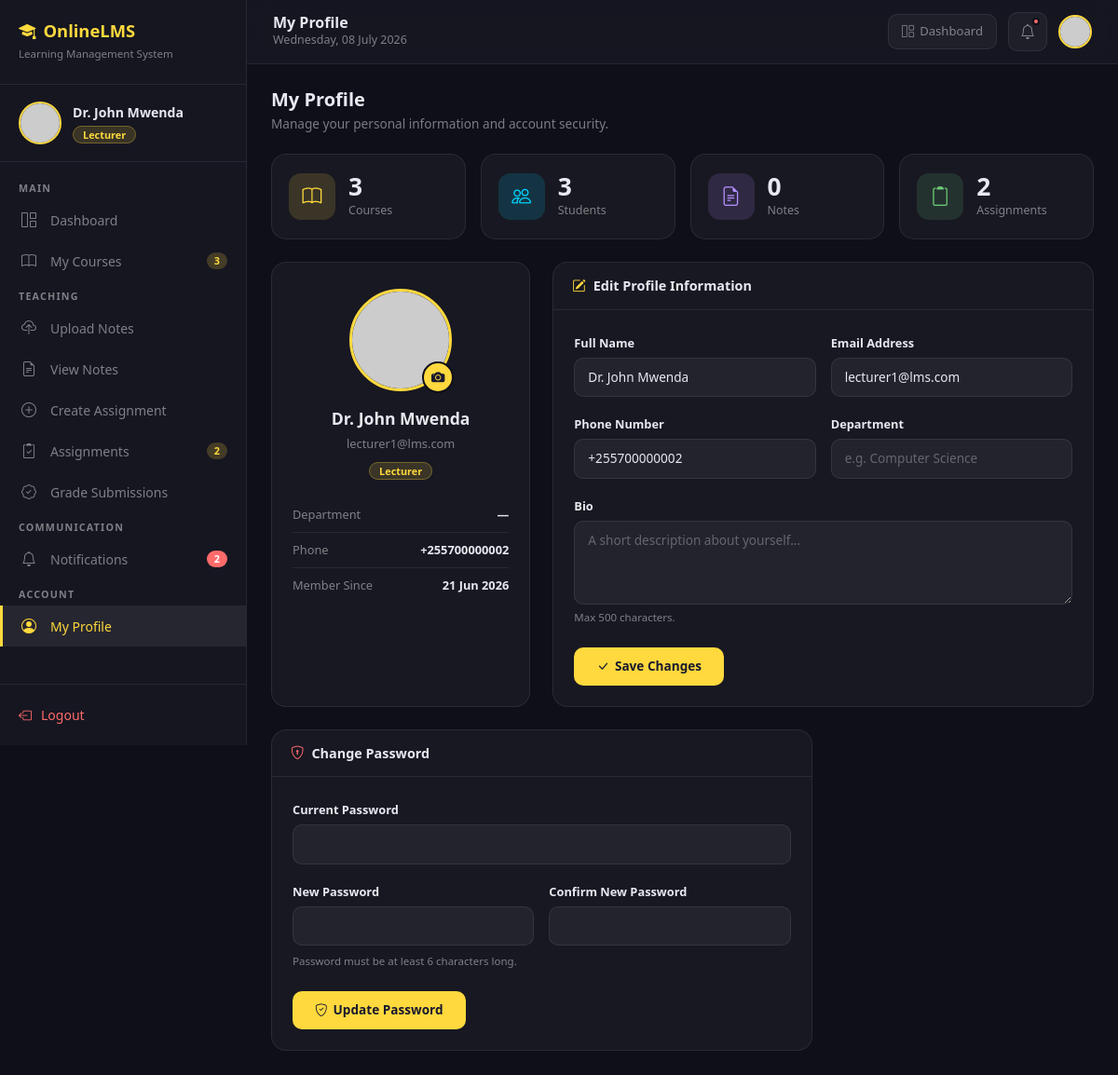
Page /lecturer/profile.php (signed in) on the committed database.
### tables this page shows
CREATE TABLE `users` (
  `id` int(11) NOT NULL,
  `name` varchar(100) NOT NULL,
  `email` varchar(150) NOT NULL,
  `password` varchar(255) NOT NULL,
  `role` enum('admin','lecturer','student') NOT NULL DEFAULT 'student',
  `profile_picture` varchar(255) DEFAULT 'profile-default.png',
  `phone` varchar(20) DEFAULT NULL,
  `status` enum('active','inactive','suspended') DEFAULT 'active',
  `created_at` timestamp NOT NULL DEFAULT current_timestamp(),
  `updated_at` timestamp NOT NULL DEFAULT current_timestamp() ON UPDATE current_timestamp()
);

### lecturer/profile.php (the view, shortened to what this page needs)
<?php
require_once '../includes/db_connection.php';
$lecturer_id   = $_SESSION['user_id'];
$lecturer_name = $_SESSION['user_name'];
$fetch_stmt = mysqli_prepare($conn, "SELECT * FROM users WHERE id = ?");
mysqli_stmt_bind_param($fetch_stmt, "i", $lecturer_id);
mysqli_stmt_execute($fetch_stmt);
$lecturer = mysqli_fetch_assoc(mysqli_stmt_get_result($fetch_stmt));
$courses_count = mysqli_fetch_assoc(
    mysqli_query($conn, "SELECT COUNT(*) as total FROM courses
                          WHERE lecturer_id = '$lecturer_id' AND status = 'active'")
)['total'];
$notes_count = mysqli_fetch_assoc(
    mysqli_query($conn, "SELECT COUNT(*) as total FROM notes
                          WHERE uploaded_by = '$lecturer_id' AND status = 'active'")
)['total'];
$assignments_count = mysqli_fetch_assoc(
    mysqli_query($conn, "SELECT COUNT(*) as total FROM assignments
                          WHERE created_by = '$lecturer_id' AND status = 'active'")
)['total'];
$notifications_count = mysqli_fetch_assoc(
    mysqli_query($conn, "SELECT COUNT(*) as total FROM notifications n
                          LEFT JOIN notification_reads nr ON n.id = nr.notification_id
                              AND nr.user_id = '$lecturer_id'
                          WHERE (n.target_role = 'lecturer' OR n.target_role = 'all')
                          AND nr.id IS NULL")
)['total'];
$students_count = mysqli_fetch_assoc(
    mysqli_query($conn, "SELECT COUNT(DISTINCT ce.student_id) as total
                          FROM course_enrollments ce
                          INNER JOIN courses c ON ce.course_id = c.id
                          WHERE c.lecturer_id = '$lecturer_id'
                          AND ce.status = 'enrolled'")
)['total'];
?>
<!DOCTYPE html>
<html lang="en">
<head>
    <link rel="stylesheet" href="https://cdn.jsdelivr.net/npm/bootstrap@5.3.0/dist/css/bootstrap.min.css">
    <link rel="stylesheet" href="https://cdn.jsdelivr.net/npm/bootstrap-icons@1.10.5/font/bootstrap-icons.css">
</head>
<body>
<aside class="sidebar" id="sidebar">
    <div class="sidebar-brand">
        <h5><i class="bi bi-mortarboard-fill me-2"></i>OnlineLMS</h5>
        <span>Learning Management System</span>
    </div>
    <div class="sidebar-profile">
        <img src="../uploads/profiles/<?= htmlspecialchars($lecturer['profile_picture'] ?? '') ?>"
             onerror="this.src='https://ui-avatars.com/api/?name=<?= urlencode($lecturer_name) ?>&background=ffd93d&color=1a1a2e&size=46'"
             alt="Profile">
        <div>
            <div class="name"><?= htmlspecialchars($lecturer_name) ?></div>
            <span class="role-badge">Lecturer</span>
        </div>
    </div>
    <nav class="sidebar-nav">
        <div class="nav-section">Main</div>
        <a href="dashboard.php">
            <i class="bi bi-grid-1x2"></i> Dashboard
        </a>
        <a href="courses.php">
            <i class="bi bi-book"></i> My Courses
            <?php if ($courses_count > 0): ?>
                <span class="nav-badge yellow"><?= $courses_count ?></span>
            <?php endif; ?>
        </a>
        <div class="nav-section">Teaching</div>
        <a href="upload_notes.php">
            <i class="bi bi-cloud-upload"></i> Upload Notes
        </a>
        <a href="view_notes.php">
            <i class="bi bi-file-earmark-text"></i> View Notes
        </a>
        <a href="create_assignment.php">
            <i class="bi bi-plus-circle"></i> Create Assignment
        </a>
        <a href="view_assignments.php">
            <i class="bi bi-clipboard2-check"></i> Assignments
            <?php if ($assignments_count > 0): ?>
                <span class="nav-badge yellow"><?= $assignments_count ?></span>
            <?php endif; ?>
        </a>
        <a href="grade_submissions.php">
            <i class="bi bi-patch-check"></i> Grade Submissions
        </a>
        <div class="nav-section">Communication</div>
        <a href="notifications.php">
            <i class="bi bi-bell"></i> Notifications
            <?php if ($notifications_count > 0): ?>
                <span class="nav-badge"><?= $notifications_count ?></span>
            <?php endif; ?>
        </a>
        <div class="nav-section">Account</div>
        <a href="profile.php" class="active">
            <i class="bi bi-person-circle"></i> My Profile
        </a>
    </nav>
    <div class="sidebar-footer">
        <a href="../logout.php"
           onclick="return confirm('Are you sure you want to logout?')">
            <i class="bi bi-box-arrow-left"></i> Logout
        </a>
    </div>
</aside>
<div class="main-content">
    <div class="topbar">
        <div class="d-flex align-items-center gap-3">
            <div class="topbar-left">
                <h6>My Profile</h6>
                <p><?= date('l, d F Y') ?></p>
            </div>
        </div>
        <div class="topbar-right">
            <a href="dashboard.php" class="topbar-btn d-none d-md-flex">
                <i class="bi bi-grid-1x2"></i> Dashboard
            </a>
            <a href="notifications.php" class="notif-btn">
                <i class="bi bi-bell"></i>
                <?php if ($notifications_count > 0): ?>
                    <span class="notif-dot"></span>
                <?php endif; ?>
            </a>
            <a href="profile.php" style="text-decoration:none;">
                <img src="../uploads/profiles/<?= htmlspecialchars($lecturer['profile_picture'] ?? '') ?>"
                     onerror="this.src='https://ui-avatars.com/api/?name=<?= urlencode($lecturer_name) ?>&background=ffd93d&color=1a1a2e&size=36'"
                     style="width:36px;height:36px;border-radius:50%;object-fit:cover;border:2px solid var(--accent);">
            </a>
        </div>
    </div>
    <div class="page-body">
        <div class="page-header">
            <div>
                <h4>My Profile</h4>
                <p>Manage your personal information and account security.</p>
            </div>
        </div>
        <div class="row g-3 mb-4">
            <div class="col-6 col-lg-3">
                <a href="courses.php" class="stat-card">
                    <div class="stat-icon si-yellow"><i class="bi bi-book"></i></div>
                    <div class="stat-info">
                        <h3><?= $courses_count ?></h3>
                        <p>Courses</p>
                    </div>
                </a>
            </div>
            <div class="col-6 col-lg-3">
                <a href="courses.php" class="stat-card">
                    <div class="stat-icon si-blue"><i class="bi bi-people"></i></div>
                    <div class="stat-info">
                        <h3><?= $students_count ?></h3>
                        <p>Students</p>
                    </div>
                </a>
            </div>
            <div class="col-6 col-lg-3">
                <a href="view_notes.php" class="stat-card">
                    <div class="stat-icon si-purple"><i class="bi bi-file-earmark-text"></i></div>
                    <div class="stat-info">
                        <h3><?= $notes_count ?></h3>
                        <p>Notes</p>
                    </div>
                </a>
            </div>
            <div class="col-6 col-lg-3">
                <a href="view_assignments.php" class="stat-card">
                    <div class="stat-icon si-green"><i class="bi bi-clipboard2"></i></div>
                    <div class="stat-info">
                        <h3><?= $assignments_count ?></h3>
                        <p>Assignments</p>
                    </div>
                </a>
            </div>
        </div>
        <form method="POST" action="profile.php" enctype="multipart/form-data">
            <div class="row g-4 mb-4">
                <div class="col-lg-4">
                    <div class="section-card">
                        <div class="section-body text-center">
                            <div class="profile-avatar-wrapper">
                                <img id="avatarPreview"
                                     src="../uploads/profiles/<?= htmlspecialchars($lecturer['profile_picture'] ?? '') ?>"
                                     onerror="this.src='https://ui-avatars.com/api/?name=<?= urlencode($lecturer_name) ?>&background=ffd93d&color=1a1a2e&size=110'"
                                     alt="Profile picture">
                                <label class="avatar-upload-btn" title="Change photo">
                                    <i class="bi bi-camera-fill"></i>
                                </label>
                            </div>
                            <div class="profile-name"><?= htmlspecialchars($lecturer_name) ?></div>
                            <div class="profile-email"><?= htmlspecialchars($lecturer['email'] ?? '') ?></div>
                            <div class="profile-role-wrap">
                                <span class="role-badge">Lecturer</span>
                            </div>
                            <div class="info-row">
                                <span>Department</span>
                                <span><?= htmlspecialchars($lecturer['department'] ?? '—') ?></span>
                            </div>
                            <div class="info-row">
                                <span>Phone</span>
                                <span><?= htmlspecialchars($lecturer['phone'] ?? '—') ?></span>
                            </div>
                            <div class="info-row">
                                <span>Member Since</span>
                                <span>
                                    <?= isset($lecturer['created_at'])
                                        ? date('d M Y', strtotime($lecturer['created_at']))
                                        : '—' ?>
                                </span>
                            </div>
                        </div>
                    </div>
                </div>
                <div class="col-lg-8">
                    <div class="section-card">
                        <div class="section-header">
                            <h6><i class="bi bi-pencil-square" style="color:var(--accent)"></i> Edit Profile Information</h6>
                        </div>
                        <div class="section-body">
                            <div class="row g-3">
                                <div class="col-md-6">
                                    <label class="form-label">Full Name</label>
                                    <input type="text" class="form-control" name="name" required
                                           value="<?= htmlspecialchars($lecturer['name'] ?? '') ?>">
                                </div>
                                <div class="col-md-6">
                                    <label class="form-label">Email Address</label>
                                    <input type="email" class="form-control" name="email" required
                                           value="<?= htmlspecialchars($lecturer['email'] ?? '') ?>">
                                </div>
                                <div class="col-md-6">
                                    <label class="form-label">Phone Number</label>
                                    <input type="text" class="form-control" name="phone"
                                           placeholder="e.g. +255 700 000 000"
                                           value="<?= htmlspecialchars($lecturer['phone'] ?? '') ?>">
                                </div>
                                <div class="col-md-6">
                                    <label class="form-label">Department</label>
                                    <input type="text" class="form-control" name="department"
                                           placeholder="e.g. Computer Science"
                                           value="<?= htmlspecialchars($lecturer['department'] ?? '') ?>">
                                </div>
                                <div class="col-12">
                                    <label class="form-label">Bio</label>
                                    <textarea class="form-control" name="bio" maxlength="500"
                                              placeholder="A short description about yourself..."><?= htmlspecialchars($lecturer['bio'] ?? '') ?></textarea>
                                    <div class="form-hint">Max 500 characters.</div>
                                </div>
                            </div>
                            <div class="mt-4">
                                <button type="submit" name="update_profile" value="1" class="btn-save">
                                    <i class="bi bi-check-lg"></i> Save Changes
                                </button>
                            </div>
                        </div>
                    </div>
                </div>
            </div>
        </form>
        <div class="row g-4">
            <div class="col-lg-8">
                <div class="section-card">
                    <div class="section-header">
                        <h6><i class="bi bi-shield-lock" style="color:var(--red)"></i> Change Password</h6>
                    </div>
                    <div class="section-body">
                        <form method="POST" action="profile.php">
                            <div class="row g-3">
                                <div class="col-md-12">
                                    <label class="form-label">Current Password</label>
                                    <input type="password" class="form-control" name="current_password" required>
                                </div>
                                <div class="col-md-6">
                                    <label class="form-label">New Password</label>
                                    <input type="password" class="form-control" name="new_password" required minlength="6">
                                </div>
                                <div class="col-md-6">
                                    <label class="form-label">Confirm New Password</label>
                                    <input type="password" class="form-control" name="confirm_password" required minlength="6">
                                </div>
                            </div>
                            <div class="form-hint mt-2">Password must be at least 6 characters long.</div>
                            <div class="mt-4">
                                <button type="submit" name="change_password" value="1" class="btn-save">
                                    <i class="bi bi-shield-check"></i> Update Password
                                </button>
                            </div>
                        </form>
                    </div>
                </div>
            </div>
        </div>
    </div>
</div>
</body>
</html>

### rows in the picture
users: email "lecturer1@lms.com", phone "+255700000002", created_at "21 Jun 2026", name "Dr. John Mwenda"

### other values in the picture
$lecturer_name "Dr. John Mwenda"
$courses_count "3"
$assignments_count "2"
$notifications_count "2"
$students_count "3"
$notes_count "0"
$lecturer['department'] "—"
